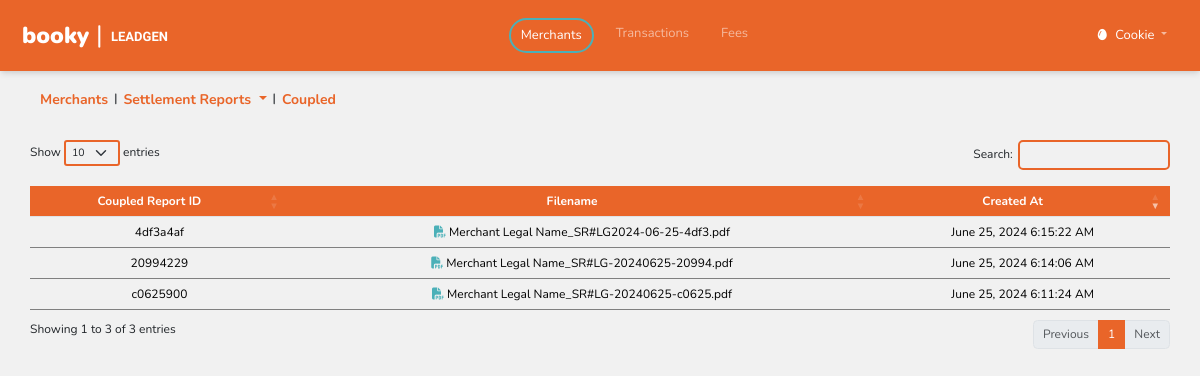
Before: /merchant/reports/coupled.php?merchant_id=3606c45c-1cc2-11ef-8abb-48e7dad87c24 (signed in) with the older database file.
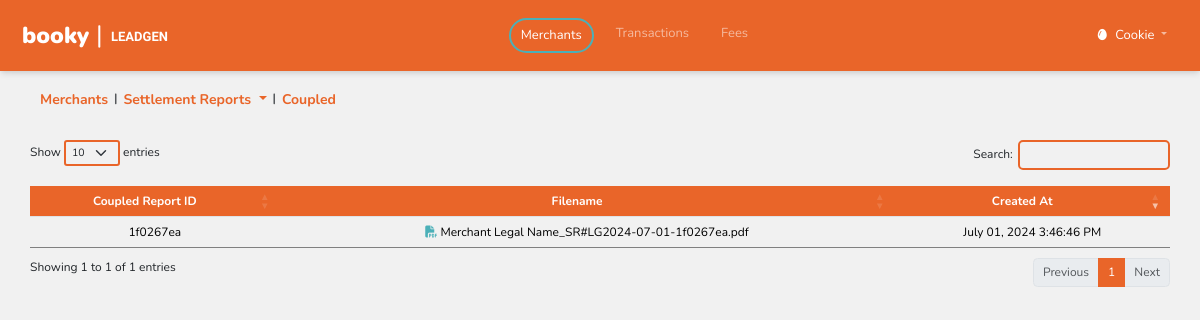
After: the same page with the newer database file.
### tables this page shows
CREATE TABLE `report_history_coupled` (
  `coupled_report_id` varchar(36) NOT NULL,
  `generated_by` varchar(36) DEFAULT NULL,
  `merchant_id` varchar(36) DEFAULT NULL,
  `merchant_business_name` varchar(255) DEFAULT NULL,
  `merchant_brand_name` varchar(255) DEFAULT NULL,
  `store_id` varchar(36) DEFAULT NULL,
  `store_business_name` varchar(255) DEFAULT NULL,
  `store_brand_name` varchar(255) DEFAULT NULL,
  `business_address` text NOT NULL,
  `settlement_period_start` date NOT NULL,
  `settlement_period_end` date NOT NULL,
  `settlement_date` varchar(30) NOT NULL,
  `settlement_number` varchar(25) NOT NULL,
  `settlement_period` varchar(30) NOT NULL,
  `total_successful_orders` int(11) NOT NULL,
  `total_gross_sales` decimal(10,2) NOT NULL,
  `total_discount` decimal(10,2) NOT NULL,
  `total_outstanding_amount_1` decimal(10,2) NOT NULL,
  `leadgen_commission_rate_base` decimal(10,2) NOT NULL,
  `commission_rate` varchar(10) NOT NULL,
  `total_commission_fees_1` decimal(10,2) NOT NULL,
  `card_payment_pg_fee` decimal(10,2) NOT NULL,
  `paymaya_pg_fee` decimal(10,2) NOT NULL,
  `gcash_miniapp_pg_fee` decimal(10,2) NOT NULL,
  `gcash_pg_fee` decimal(10,2) NOT NULL,
  `total_payment_gateway_fees_1` decimal(10,2) NOT NULL,
  `total_outstanding_amount_2` decimal(10,2) NOT NULL,
  `total_commission_fees_2` decimal(10,2) NOT NULL,
  `total_payment_gateway_fees_2` decimal(10,2) NOT NULL,
  `bank_fees` decimal(5,2) NOT NULL,
  `cwt_from_gross_sales` decimal(10,2) NOT NULL,
  `cwt_from_transaction_fees` decimal(10,2) NOT NULL,
  `cwt_from_pg_fees` decimal(10,2) NOT NULL,
  `total_amount_paid_out` decimal(10,2) NOT NULL,
  `created_at` timestamp NOT NULL DEFAULT current_timestamp(),
  `updated_at` timestamp NOT NULL DEFAULT current_timestamp()
);

### merchant/reports/coupled.php (the view, shortened to what this page needs)
<?php include ("../../header.php") ?>
<?php
$merchant_id = isset($_GET['merchant_id']) ? $_GET['merchant_id'] : '';
$merchant_name = isset($_GET['merchant_name']) ? $_GET['merchant_name'] : '';
function displayCoupled($merchant_id, $merchant_name)
{
    include ("../../inc/config.php");
    $sql = "SELECT * FROM report_history_coupled WHERE merchant_id = ? ORDER BY created_at DESC";
    $stmt = $conn->prepare($sql);
    $stmt->bind_param("s", $merchant_id);
    $stmt->execute();
    $result = $stmt->get_result();
    if ($result->num_rows > 0) {
        while ($row = $result->fetch_assoc()) {
            $shortCoupledId = substr($row['coupled_report_id'], 0, 8);
            $date = new DateTime($row['created_at']);
            $formattedDate = $date->format('F d, Y g:i:s A');
            echo "<tr class='clickable-row' data-href='coupled_settlement_report.php?coupled_report_id=" . $row['coupled_report_id'] . "&merchant_id=" . $merchant_id . "&merchant_name=" . urlencode($merchant_name) . "'>";
            echo "<td style='text-align:center;'>" . $shortCoupledId . "</td>";
            echo "<td style='text-align:center;'><i class='fa-solid fa-file-pdf' style='color:#4BB0B8'></i> " . $row['merchant_business_name'] . "_" . $row['settlement_number'] . ".pdf</td>";
            echo "<td style='text-align:center;'>" . $formattedDate . "</td>";
            echo "</tr>";
        }
    }
}
?>
<!DOCTYPE html>
<html lang="en">
<head>
    <link href="https://cdn.jsdelivr.net/npm/bootstrap@5.3.3/dist/css/bootstrap.min.css" rel="stylesheet"
>
    <link rel='stylesheet' href='https://cdn.datatables.net/1.13.5/css/dataTables.bootstrap5.min.css'>
    <link rel='stylesheet' href='https://cdnjs.cloudflare.com/ajax/libs/font-awesome/4.6.3/css/font-awesome.min.css'>
    <link rel="stylesheet" href="../../style.css">
</head>
<body>
    <div class="cont-box">
        <div class="custom-box pt-4">
            <div class="sub" style="text-align:left;">
                <div class="voucher-type">
                    <div class="row pb-2 title" aria-label="breadcrumb">
                        <nav aria-label="breadcrumb">
                            <ol class="breadcrumb" style="--bs-breadcrumb-divider: '|';">
                                <li class="breadcrumb-item"><a href="../../merchant/index.php"
                                        style="color:#E96529; font-size:14px;">Merchants</a>
                                </li>
                                <li class="breadcrumb-item dropdown">
                                    <a href="#" class="dropdown-toggle" role="button" id="storeDropdown"
                                        data-bs-toggle="dropdown" aria-expanded="false"
                                        style="color:#E96529;font-size:14px;">
                                        Settlement Reports
                                    </a>
                                </li>
                                <li class="breadcrumb-item"><a href="#"
                                        style="color:#E96529; font-size:14px;">Coupled</a>
                                </li>
                            </ol>
                        </nav>
                    </div>
                </div>
                <div class="content" style="width:95%;margin-left:auto;margin-right:auto;">
                    <table id="example" class="table bord" style="width:100%;">
                        <thead>
                            <tr>
                                <th>Coupled Report ID</th>
                                <th>Filename</th>
                                <th>Created At</th>
                            </tr>
                        </thead>
                        <tbody id="dynamicTableBody">
                            <?php displayCoupled($merchant_id, $merchant_name); ?>
                        </tbody>
                    </table>
                </div>
            </div>
        </div>
    </div>
</body>
</html>

Changed rows visible on the page:
removed report_history_coupled: coupled_report_id "4df3a4af", merchant_business_name "Merchant Legal Name", settlement_number "SR#LG2024-06-25-4df3", created_at "June 25, 2024 6:15:22 AM"
removed report_history_coupled: coupled_report_id "20994229", merchant_business_name "Merchant Legal Name", settlement_number "SR#LG-20240625-20994", created_at "June 25, 2024 6:14:06 AM"
removed report_history_coupled: coupled_report_id "c0625900", merchant_business_name "Merchant Legal Name", settlement_number "SR#LG-20240625-c0625", created_at "June 25, 2024 6:11:24 AM"
added report_history_coupled: coupled_report_id "1f0267ea", merchant_business_name "Merchant Legal Name", settlement_number "SR#LG2024-07-01-1f0267ea", created_at "July 01, 2024 3:46:46 PM"
Other visible differences:
text written by a page script: "Show entries Search: Showing 1 to 3 of 3 entries Previous 1 Next" → "Show entries Search: Showing 1 to 1 of 1 entries Previous 1 Next"
